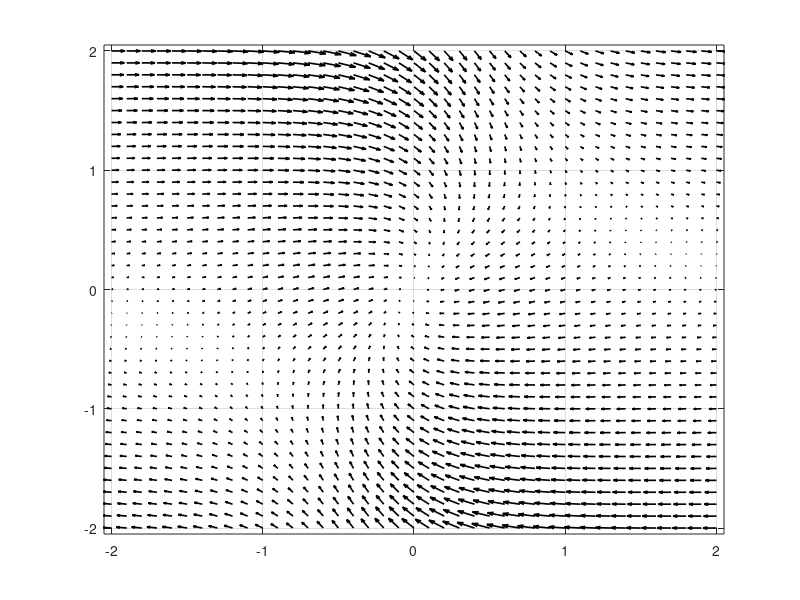

Here is the MATLAB script that generated this plot:
clear all;

x_start = -2;
y_start = -2;
x_end = 2;
y_end = 2;

[XX, YY] = meshgrid(x_start:0.1:x_end,y_start:0.1:y_end);

f = {@(x,y)-(6*x)./((1+x.^2).^2)+2*y; @(x,y)-2*(x+y)./((1+x.^2).^2)};

U = f{1}(XX, YY);
V = f{2}(XX, YY);

figure(1)
quiver(XX,YY,U,V, 'k', 'LineWidth',1.2)
xlim([x_start-0.05 x_end+0.05])
ylim([y_start-0.05 y_end+0.05])
grid on;